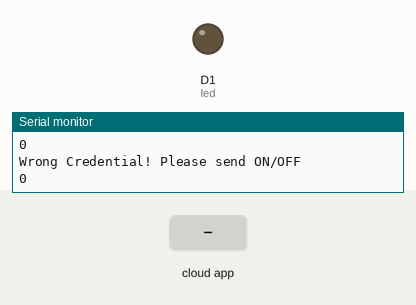
Bench run of a sketch on a simulated ESP8266 (NodeMCU). On the bench: output pins drawn as LEDs (lit = HIGH), the last lines printed to the serial monitor. The inputs (shaded band) are chosen by the test bench. WiFi joins after 1.5 s; servers stay silent unless stated; the Firebase database answers and starts empty.

Above: at 2.8 s.
2.9 s: the phone or cloud app sets Masa to ON
At 4.1 s:
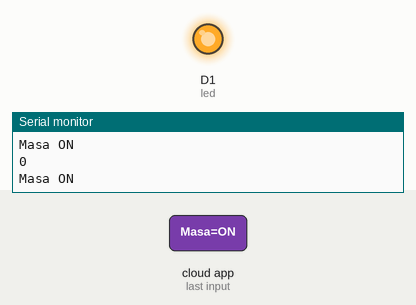
4.7 s: the phone or cloud app sets Masa to OFF
At 5.5 s:
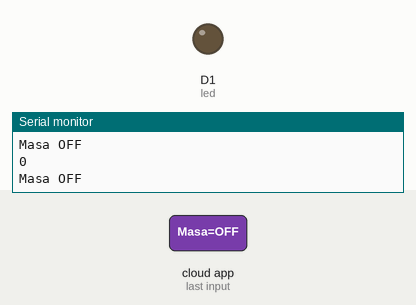
Timing chart, 0 to 7.7 s (numbered marks = the images above; inputs shaded):
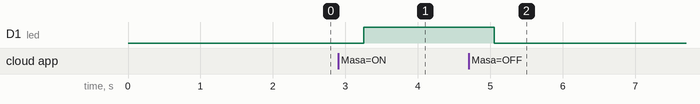

Measured:
- after the input at 2.9 s, D1 (led): LOW → HIGH after 0.36 s
- after the input at 4.7 s, D1 (led): HIGH → LOW after 0.36 s

The sketch:

Wi-Fi_project.ino
```cpp
#include <ArduinoJson.h>

#include <ESP8266WiFi.h>
#include <FirebaseArduino.h>

// Set these to run example.
#define FIREBASE_HOST "poyo-a2945.firebaseio.com"
#define FIREBASE_AUTH "8MauQhsGkHd9eXfQxe8P3eiIJWjuAHZhtOgnaUuk"

#define WIFI_SSID     "DAM"
#define WIFI_PASSWORD "Dam20161"


String fireStatus = "";
int led = D1;

// for external led
void setup() {
  Serial.begin(115200);

  pinMode(led, OUTPUT);

  wifiConnect();

  firebaseConnect();

}

void loop() {
  //Firebase.setInt("setInt", 34);

  int veri = Firebase.getInt("setInt");
  Serial.println(veri);
    fireStatus = Firebase.getString("Masa");

  if (fireStatus == "ON") {
    Serial.println("Masa ON");
    Firebase.setString("Baglanti_testi", "Acik");
    digitalWrite(led, HIGH);
  }

  else if (fireStatus == "OFF") {
    Serial.println("Masa OFF");
    Firebase.setString("Baglanti_testi", "Kapali");
    digitalWrite(led, LOW);
  }
  else {
    Serial.println("Wrong Credential! Please send ON/OFF");
  }
}

void wifiConnect(){
  WiFi.begin(WIFI_SSID, WIFI_PASSWORD);
  Serial.print("WiFi baglantisi yapiliyor ");
  Serial.print(WIFI_SSID);

  while (WiFi.status() != WL_CONNECTED) {
    Serial.print(".");
    delay(200);
  }

  Serial.println();
  Serial.print("Baglanti yapildi: ");
  Serial.println(WIFI_SSID);
  Serial.print("IP Address : ");
  Serial.println(WiFi.localIP());
}

void firebaseConnect(){
  Firebase.begin(FIREBASE_HOST, FIREBASE_AUTH);
}

void stringAlmaGonderme(){


}
```
